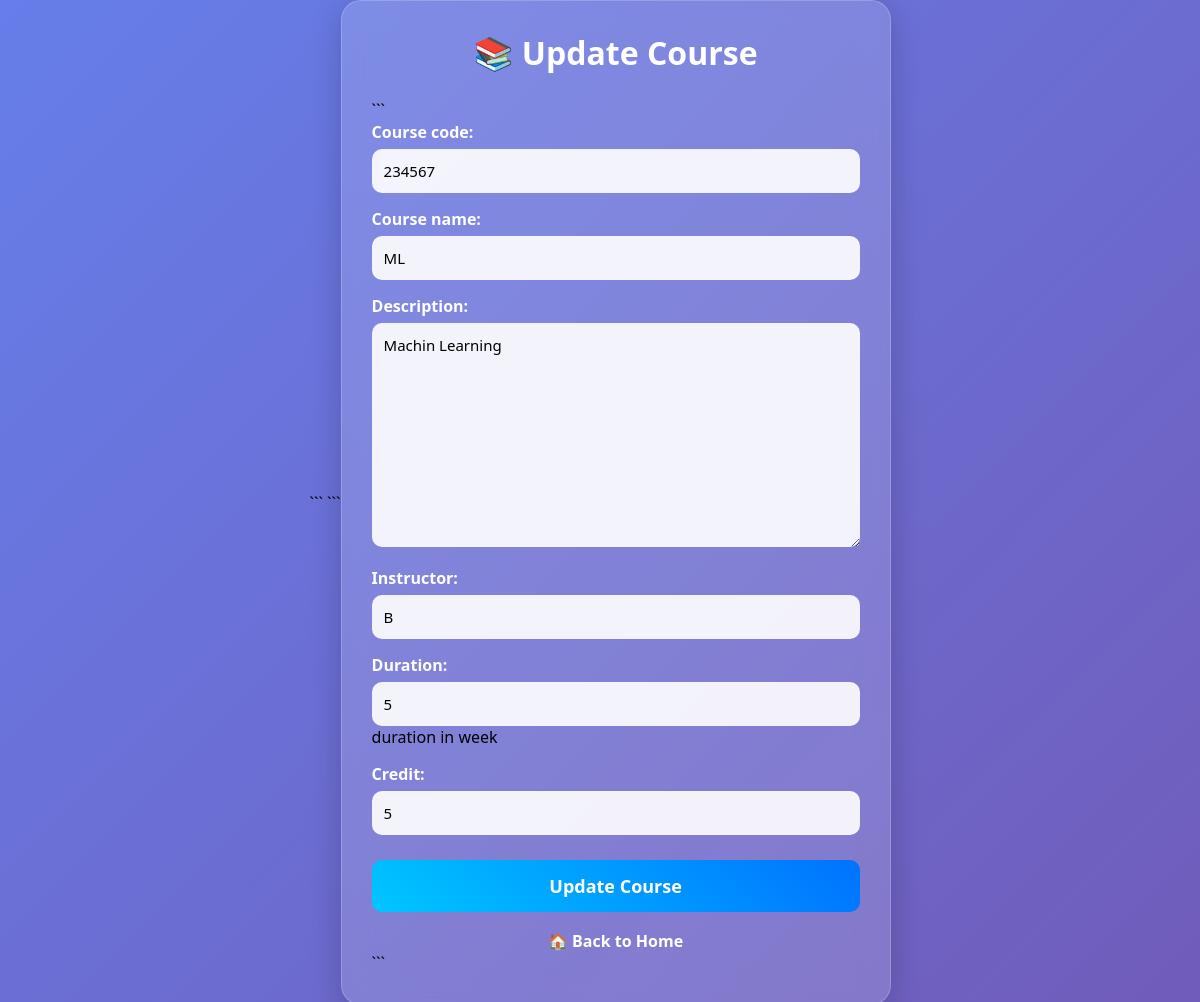
Screenshot of /update/2 with the database file from the repository.
### course/models.py (models this page shows)
class Course(models.Model):
    course_code = models.CharField(max_length=20,unique=True)
    course_name = models.CharField(max_length=50)
    description = models.TextField(max_length=150)
    instructor = models.CharField(max_length=50)
    duration = models.IntegerField(help_text='duration in week')
    credit  = models.IntegerField()

### course/views.py (the view)
# urls.py: path('update/<int:id>',course_update),
def course_update(request,id):
    course = Course.objects.get(id=id)
    if request.method == 'POST':
        form = Courseform(request.POST,instance=course)
        if form.is_valid():
            form.save()
            return redirect('/')
    else:
        form = Courseform(instance=course)
    return render(request, 'course_update.html', {'form': form})

### course/forms.py (shortened to what this page needs)
class Courseform(forms.ModelForm):
    class Meta:
        model = Course
        fields = [
            'course_code',
            'course_name',
            'description',
            'instructor',
            'duration',
            'credit'
        ]

### course/templates/course_update.html (shortened to what this page needs)
<!DOCTYPE html>
<html>
<head>
```
</head>
<body>
<div class="container">
    <h2>📚 Update Course</h2>
```
<form method="POST">
    {{ form.as_p }}
    <button type="submit">Update Course</button>
</form>
<a href="/" class="back-link">🏠 Back to Home</a>
```
</div>
</body>
</html>

### course/templates/course_update.html (style rules this page uses)
* { margin:0; padding:0; box-sizing:border-box; font-family:'Segoe UI', Tahoma, Geneva, Verdana, sans-serif; }
body { min-height:100vh; display:flex; justify-content:center; align-items:center; background: linear-gradient(135deg,#667eea,#764ba2,#ff6b6b); background-size:300% 300%; animation: gradientMove 8s ease infinite; }
.container { width:550px; background:rgba(255,255,255,0.15); backdrop-filter:blur(15px); padding:30px; border-radius:20px; box-shadow:0 8px 32px rgba(0,0,0,0.2); border:1px solid rgba(255,255,255,0.2); }
h2 { text-align:center; color:white; margin-bottom:25px; font-size:32px; }
form p { margin-bottom:15px; }
label { color:white; font-weight:bold; display:block; margin-bottom:6px; }
input, textarea, select { width:100%; padding:12px; border:none; border-radius:10px; outline:none; background:rgba(255,255,255,0.9); font-size:15px; }
textarea { resize:vertical; }
button { width:100%; padding:14px; border:none; border-radius:10px; background:linear-gradient(45deg,#00c6ff,#0072ff); color:white; font-size:18px; font-weight:bold; cursor:pointer; transition:0.3s; margin-top:10px; }
.back-link { display:block; text-align:center; margin-top:18px; color:white; text-decoration:none; font-weight:bold; }

### rows the page displays
Course: course_code "234567", course_name "ML", description "Machin Learning", instructor "B", duration "5", credit "5"
